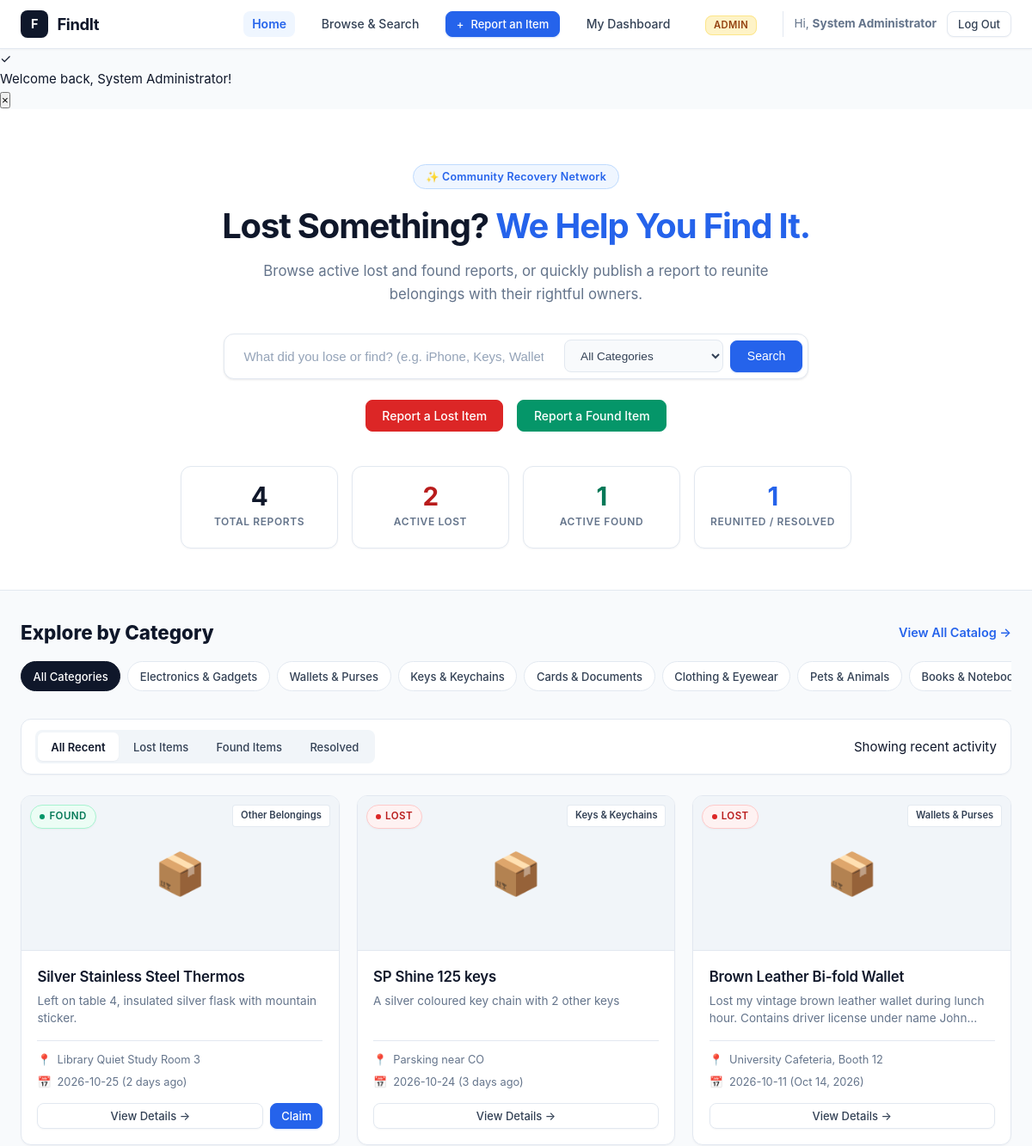
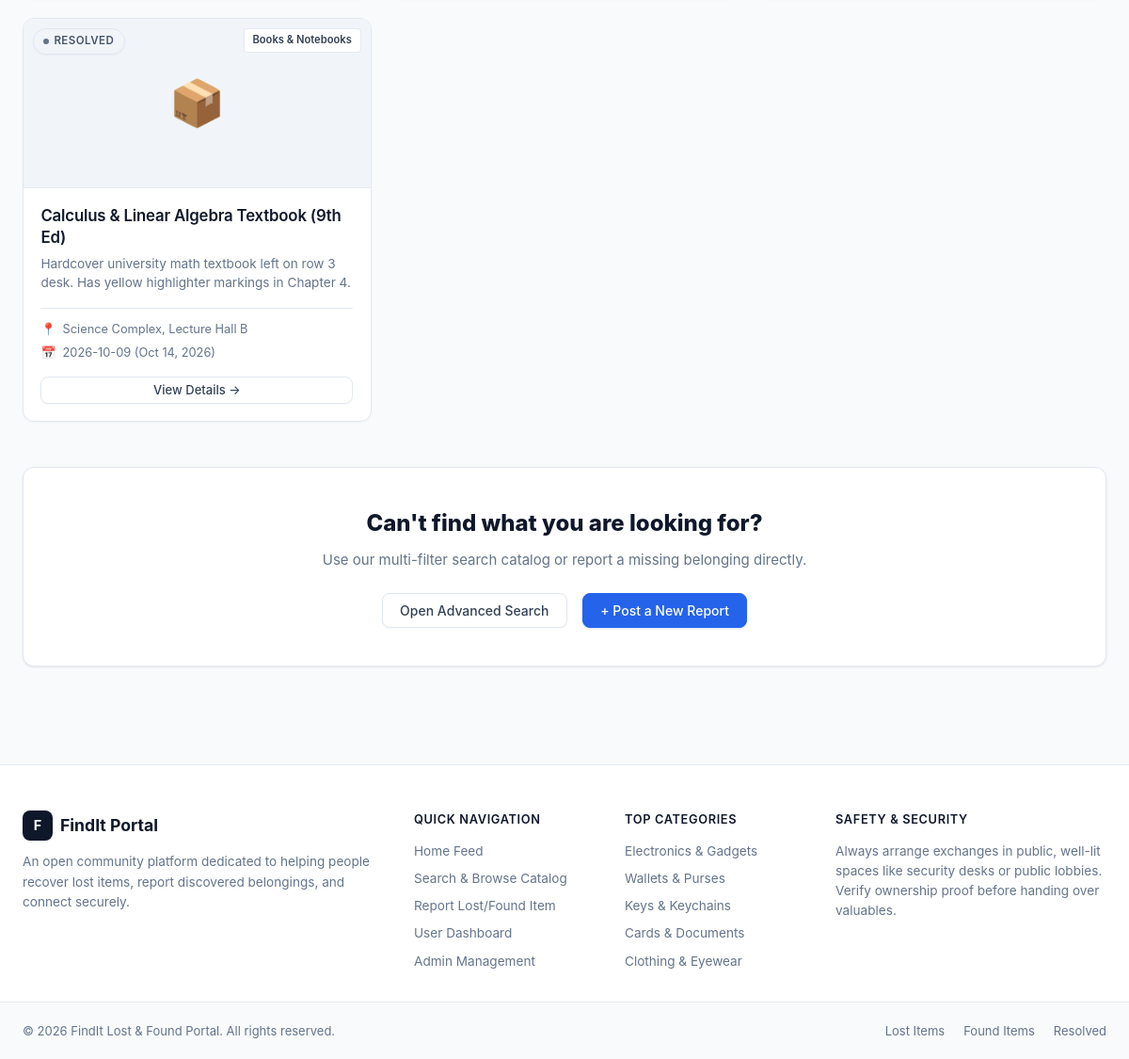
The page / (signed in) on the database its author committed (2 pictures, top to bottom).
### tables this page shows
CREATE TABLE items (
            id INTEGER PRIMARY KEY AUTOINCREMENT,
            user_id INTEGER,
            type TEXT NOT NULL,               -- 'lost' or 'found'
            title TEXT NOT NULL,
            category TEXT NOT NULL,
            description TEXT NOT NULL,
            location TEXT NOT NULL,
            item_date TEXT NOT NULL,
            image_path TEXT,
            contact_name TEXT NOT NULL,
            contact_email TEXT NOT NULL,
            contact_phone TEXT,
            status TEXT DEFAULT 'active',     -- 'active', 'claimed', 'returned'
            security_secret TEXT NOT NULL,
            created_at DATETIME DEFAULT CURRENT_TIMESTAMP,
            updated_at DATETIME DEFAULT CURRENT_TIMESTAMP,
            FOREIGN KEY (user_id) REFERENCES users(id) ON DELETE SET NULL
        );

### index.php (the view, shortened to what this page needs)
<?php
require_once __DIR__ . '/db.php';
$pdo = getDbConnection();
$stats = [
    'total'    => (int)$pdo->query("SELECT COUNT(*) FROM items")->fetchColumn(),
    'lost'     => (int)$pdo->query("SELECT COUNT(*) FROM items WHERE type = 'lost' AND status = 'active'")->fetchColumn(),
    'found'    => (int)$pdo->query("SELECT COUNT(*) FROM items WHERE type = 'found' AND status = 'active'")->fetchColumn(),
    'resolved' => (int)$pdo->query("SELECT COUNT(*) FROM items WHERE status IN ('claimed', 'returned')")->fetchColumn()
];
$recentStmt = $pdo->query("SELECT * FROM items ORDER BY created_at DESC LIMIT 6");
$recentItems = $recentStmt->fetchAll();
$categories = get_categories();
?>
<section class="hero">
    <div class="hero-inner">
        <div class="hero-badge">✨ Community Recovery Network</div>
        <h1 class="hero-title">Lost Something? <span>We Help You Find It.</span></h1>
        <p class="hero-desc">
            Browse active lost and found reports, or quickly publish a report to reunite belongings with their rightful owners.
        </p>
        <form action="browse.php" method="GET" class="search-box-wrapper">
            <input type="text" name="q" class="search-input" placeholder="What did you lose or find? (e.g. iPhone, Keys, Wallet...)" aria-label="Search items">
            <select name="category" class="search-category-select" aria-label="Select category">
                <option value="">All Categories</option>
            </select>
            <button type="submit" class="btn btn-primary">
                Search
            </button>
        </form>
        <div style="margin-top: 1.5rem; display: flex; gap: 1rem; justify-content: center; flex-wrap: wrap;">
            <a href="report.php?type=lost" class="btn btn-danger">
                Report a Lost Item
            </a>
            <a href="report.php?type=found" class="btn btn-success">
                Report a Found Item
            </a>
        </div>
        <div class="stats-container">
            <div class="stat-card">
                <span class="stat-number"><?= $stats['total'] ?></span>
                <span class="stat-label">Total Reports</span>
            </div>
            <div class="stat-card">
                <span class="stat-number" style="color: var(--lost-color);"><?= $stats['lost'] ?></span>
                <span class="stat-label">Active Lost</span>
            </div>
            <div class="stat-card">
                <span class="stat-number" style="color: var(--found-color);"><?= $stats['found'] ?></span>
                <span class="stat-label">Active Found</span>
            </div>
            <div class="stat-card">
                <span class="stat-number" style="color: var(--primary);"><?= $stats['resolved'] ?></span>
                <span class="stat-label">Reunited / Resolved</span>
            </div>
        </div>
    </div>
</section>
<main class="main-wrapper">
    <div style="display: flex; justify-content: space-between; align-items: center; margin-bottom: 1rem; flex-wrap: wrap; gap: 0.5rem;">
        <h2 style="font-size: 1.4rem; font-weight: 800;">Explore by Category</h2>
        <a href="browse.php" style="color: var(--primary); font-weight: 600; font-size: 0.9rem;">View All Catalog &rarr;</a>
    </div>
    <div class="category-pills">
        <a href="browse.php" class="category-pill active">
            All Categories
        </a>
        <?php foreach ($categories as $slug => $cat): ?>
            <a href="browse.php?category=<?= urlencode($slug) ?>" class="category-pill">
                <?= htmlspecialchars($cat['label']) ?>
            </a>
        <?php endforeach; ?>
    </div>
    <div class="filter-bar">
        <div class="type-tabs">
            <a href="browse.php" class="tab-btn active">All Recent</a>
            <a href="browse.php?type=lost" class="tab-btn">Lost Items</a>
            <a href="browse.php?type=found" class="tab-btn">Found Items</a>
            <a href="browse.php?type=claimed" class="tab-btn">Resolved</a>
        </div>
        <div class="sort-wrapper">
            <span>Showing recent activity</span>
        </div>
    </div>
    <div class="items-grid">
        <?php if (empty($recentItems)): ?>
            <div class="empty-state">
                <div class="empty-state-icon">📭</div>
                <h3>No Items Reported Yet</h3>
                <p>Be the first to publish a lost or found report in your area.</p>
                <a href="report.php" class="btn btn-primary" style="margin-top: 1rem;">Report an Item</a>
            </div>
        <?php else: ?>
            <?php foreach ($recentItems as $item): ?>
                <div class="item-card">
                    <div class="card-img-wrapper">
                        <?php if (!empty($item['image_path']) && file_exists(UPLOAD_DIR . $item['image_path'])): ?>
                            <img src="<?= UPLOAD_WEB_PATH . htmlspecialchars($item['image_path']) ?>" alt="<?= htmlspecialchars($item['title']) ?>" class="card-img">
                        <?php else: ?>
                            <div class="card-placeholder-icon" style="font-size: 3rem; color: #94a3b8; display: flex; align-items: center; justify-content: center; height: 180px; background: #f1f5f9;">
                                📦
                            </div>
                        <?php endif; ?>
                        <?php if ($item['status'] === 'claimed' || $item['status'] === 'returned'): ?>
                            <span class="badge badge-claimed">Resolved</span>
                        <?php elseif ($item['type'] === 'lost'): ?>
                            <span class="badge badge-lost">Lost</span>
                        <?php else: ?>
                            <span class="badge badge-found">Found</span>
                        <?php endif; ?>
                        <span class="category-tag">
                            <?= htmlspecialchars(get_category_label($item['category'])) ?>
                        </span>
                    </div>
                    <div class="card-body">
                        <h3 class="card-title">
                            <a href="item.php?id=<?= $item['id'] ?>"><?= htmlspecialchars($item['title']) ?></a>
                        </h3>
                        <p class="card-desc"><?= htmlspecialchars($item['description']) ?></p>
                        <div class="card-meta">
                            <div class="meta-item">
                                <span>📍</span>
                                <span><?= htmlspecialchars($item['location']) ?></span>
                            </div>
                            <div class="meta-item">
                                <span>📅</span>
                                <span><?= htmlspecialchars($item['item_date']) ?> (<?= time_ago($item['created_at']) ?>)</span>
                            </div>
                        </div>
                        <div class="card-actions">
                            <a href="item.php?id=<?= $item['id'] ?>" class="btn btn-secondary btn-sm" style="flex: 1;">
                                View Details &rarr;
                            </a>
                            <?php if ($item['status'] === 'active' && $item['type'] === 'found'): ?>
                                <a href="item.php?id=<?= $item['id'] ?>#claim" class="btn btn-primary btn-sm">
                                    Claim
                                </a>
                            <?php endif; ?>
                        </div>
                    </div>
                </div>
            <?php endforeach; ?>
        <?php endif; ?>
    </div>
    <div style="text-align: center; margin-top: 3rem; padding: 2.5rem; background: #ffffff; border-radius: var(--radius-md); border: 1px solid var(--border-color); box-shadow: var(--shadow-sm);">
        <h3 style="font-size: 1.5rem; font-weight: 800; margin-bottom: 0.5rem;">Can't find what you are looking for?</h3>
        <p style="color: var(--text-muted); margin-bottom: 1.5rem;">Use our multi-filter search catalog or report a missing belonging directly.</p>
        <div style="display: flex; gap: 1rem; justify-content: center; flex-wrap: wrap;">
            <a href="browse.php" class="btn btn-secondary">Open Advanced Search</a>
            <a href="report.php" class="btn btn-primary">+ Post a New Report</a>
        </div>
    </div>
</main>

### rows shown on the page
items: status "FOUND", category "Other Belongings", title "Silver Stainless Steel Thermos", description "Left on table 4, insulated silver flask with mountain sticker.", location "Library Quiet Study Room 3", item_date "2026-10-25", created_at "2 days ago"
items: status "LOST", category "Keys & Keychains", title "SP Shine 125 keys", description "A silver coloured key chain with 2 other keys", location "Parsking near CO", item_date "2026-10-24", created_at "3 days ago"
items: status "LOST", category "Wallets & Purses", title "Brown Leather Bi-fold Wallet", description "Lost my vintage brown leather wallet during lunch hour. Contains driver license under name…", location "University Cafeteria, Booth 12", item_date "2026-10-11", created_at "Oct 14, 2026"
items: status "RESOLVED", category "Books & Notebooks", title "Calculus & Linear Algebra Textbook (9th Ed)", description "Hardcover university math textbook left on row 3 desk. Has yellow highlighter markings in Chapter 4.", location "Science Complex, Lecture Hall B", item_date "2026-10-09", created_at "Oct 14, 2026"

### other values the page prints
$user['name'] "System Administrator"
$icon "✓"
$msg "Welcome back, System Administrator!"
$stats['total'] "4"
$stats['lost'] "2"
$stats['found'] "1"
$stats['resolved'] "1"
$cat['label'] "Electronics & Gadgets"
$cat['label'] "Wallets & Purses"
$cat['label'] "Keys & Keychains"
$cat['label'] "Cards & Documents"
$cat['label'] "Clothing & Eyewear"
$cat['label'] "Pets & Animals"
$cat['label'] "Books &…"
